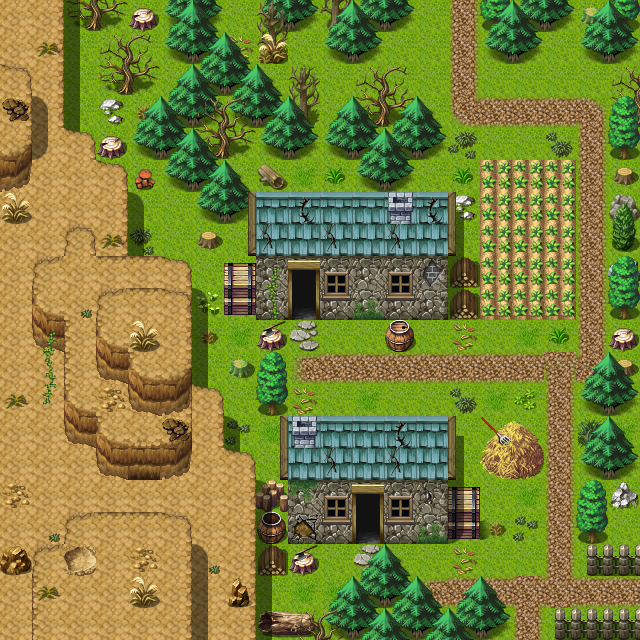

Below is a game level as drawn by its tile map, then a one-line description and the .tmx that defines it (tile-layer data replaced by summaries):
An orthogonal 20x20 tile map with 32x32 px tiles, 3 tile layers (Ground, Objects, Above), 1 hidden layer not drawn, 25 tilesets and 6 objects (5x mapchange, spawn).

<map version="1.0" orientation="orthogonal" width="20" height="20" tilewidth="32" tileheight="32">
    <properties>
        <property name="outdoors" value="1" />
    </properties>
    <tileset firstgid="1" name="map_25" tilewidth="32" tileheight="32">
        <image source="../drawable/map_25.png" width="256" height="256" />
    </tileset>
    <tileset firstgid="65" name="map_21" tilewidth="32" tileheight="32">
        <image source="../drawable/map_21.png" width="256" height="256" />
    </tileset>
    <tileset firstgid="129" name="map_6" tilewidth="32" tileheight="32">
        <image source="../drawable/map_6.png" width="256" height="256" />
    </tileset>
    <tileset firstgid="193" name="map_45" tilewidth="32" tileheight="32">
        <image source="../drawable/map_45.png" width="256" height="256" />
    </tileset>
    <tileset firstgid="257" name="map_28" tilewidth="32" tileheight="32">
        <image source="../drawable/map_28.png" width="256" height="256" />
    </tileset>
    <tileset firstgid="321" name="map_43" tilewidth="32" tileheight="32">
        <image source="../drawable/map_43.png" width="256" height="256" />
    </tileset>
    <tileset firstgid="385" name="map_26" tilewidth="32" tileheight="32">
        <image source="../drawable/map_26.png" width="256" height="256" />
    </tileset>
    <tileset firstgid="449" name="map_4" tilewidth="32" tileheight="32">
        <image source="../drawable/map_4.png" width="256" height="256" />
    </tileset>
    <tileset firstgid="513" name="map_2" tilewidth="32" tileheight="32">
        <image source="../drawable/map_2.png" width="256" height="256" />
    </tileset>
    <tileset firstgid="577" name="map_1" tilewidth="32" tileheight="32">
        <image source="../drawable/map_1.png" width="256" height="256" />
    </tileset>
    <tileset firstgid="641" name="map_0" tilewidth="32" tileheight="32">
        <image source="../drawable/map_0.png" width="256" height="256" />
    </tileset>
    <tileset firstgid="705" name="map_27" tilewidth="32" tileheight="32">
        <image source="../drawable/map_27.png" width="256" height="256" />
    </tileset>
    <tileset firstgid="769" name="map_5" tilewidth="32" tileheight="32">
        <image source="../drawable/map_5.png" width="256" height="256" />
    </tileset>
    <tileset firstgid="833" name="map_19" tilewidth="32" tileheight="32">
        <image source="../drawable/map_19.png" width="256" height="256" />
    </tileset>
    <tileset firstgid="897" name="map_3" tilewidth="32" tileheight="32">
        <image source="../drawable/map_3.png" width="256" height="256" />
    </tileset>
    <tileset firstgid="961" name="map_10" tilewidth="32" tileheight="32">
        <image source="../drawable/map_10.png" width="256" height="256" />
    </tileset>
    <tileset firstgid="1025" name="map_7" tilewidth="32" tileheight="32">
        <image source="../drawable/map_7.png" width="256" height="256" />
    </tileset>
    <tileset firstgid="1089" name="map_17" tilewidth="32" tileheight="32">
        <image source="../drawable/map_17.png" width="256" height="256" />
    </tileset>
    <tileset firstgid="1153" name="map_8" tilewidth="32" tileheight="32">
        <image source="../drawable/map_8.png" width="256" height="256" />
    </tileset>
    <tileset firstgid="1217" name="map_29" tilewidth="32" tileheight="32">
        <image source="../drawable/map_29.png" width="256" height="256" />
    </tileset>
    <tileset firstgid="1281" name="map_9" tilewidth="32" tileheight="32">
        <image source="../drawable/map_9.png" width="256" height="256" />
    </tileset>
    <tileset firstgid="1345" name="map_18" tilewidth="32" tileheight="32">
        <image source="../drawable/map_18.png" width="256" height="256" />
    </tileset>
    <tileset firstgid="1409" name="map_16" tilewidth="32" tileheight="32">
        <image source="../drawable/map_16.png" width="256" height="256" />
    </tileset>
    <tileset firstgid="1473" name="map_33" tilewidth="32" tileheight="32">
        <image source="../drawable/map_33.png" width="256" height="256" />
    </tileset>
    <tileset firstgid="1537" name="map_20" tilewidth="32" tileheight="32">
        <image source="../drawable/map_20.png" width="256" height="256" />
    </tileset>
    <layer name="Ground" width="20" height="20">
        <data>[400 cells, 400 non-empty, 19 distinct tile ids]</data>
    </layer>
    <layer name="Objects" width="20" height="20">
        <data>[400 cells, 252 non-empty, 72 distinct tile ids]</data>
    </layer>
    <layer name="Above" width="20" height="20">
        <data>[400 cells, 129 non-empty, 31 distinct tile ids]</data>
    </layer>
    <layer name="Walkable" width="20" height="20" visible="0">
        <data>[400 cells, 265 non-empty, 1 distinct tile ids]</data>
    </layer>
    <objectgroup name="Mapevents">
        <object name="north" type="mapchange" x="416" y="0" width="64" height="32">
            <properties>
                <property name="map" value="wild21" />
                <property name="place" value="south" />
            </properties>
        </object>
        <object name="farmhouse3" type="mapchange" x="288" y="288" width="32" height="32">
            <properties>
                <property name="map" value="stoutford_farmhouse3" />
                <property name="place" value="entrance" />
            </properties>
        </object>
        <object name="cottage2" type="mapchange" x="352" y="512" width="32" height="32">
            <properties>
                <property name="map" value="stoutford_cottage2" />
                <property name="place" value="entrance" />
            </properties>
        </object>
        <object name="east" type="mapchange" x="608" y="576" width="32" height="32">
            <properties>
                <property name="map" value="stoutford_gate" />
                <property name="place" value="west" />
            </properties>
        </object>
        <object name="south" type="mapchange" x="512" y="608" width="32" height="32">
            <properties>
                <property name="map" value="stoutford_sw" />
                <property name="place" value="north" />
            </properties>
        </object>
    </objectgroup>
    <objectgroup name="Spawn">
        <object name="stouford_farmer2" type="spawn" x="416" y="160" width="160" height="256">
            <properties>
                <property name="spawngroup" value="stouford_farmer2" />
            </properties>
        </object>
    </objectgroup>
    <objectgroup name="Keys" />
</map>
